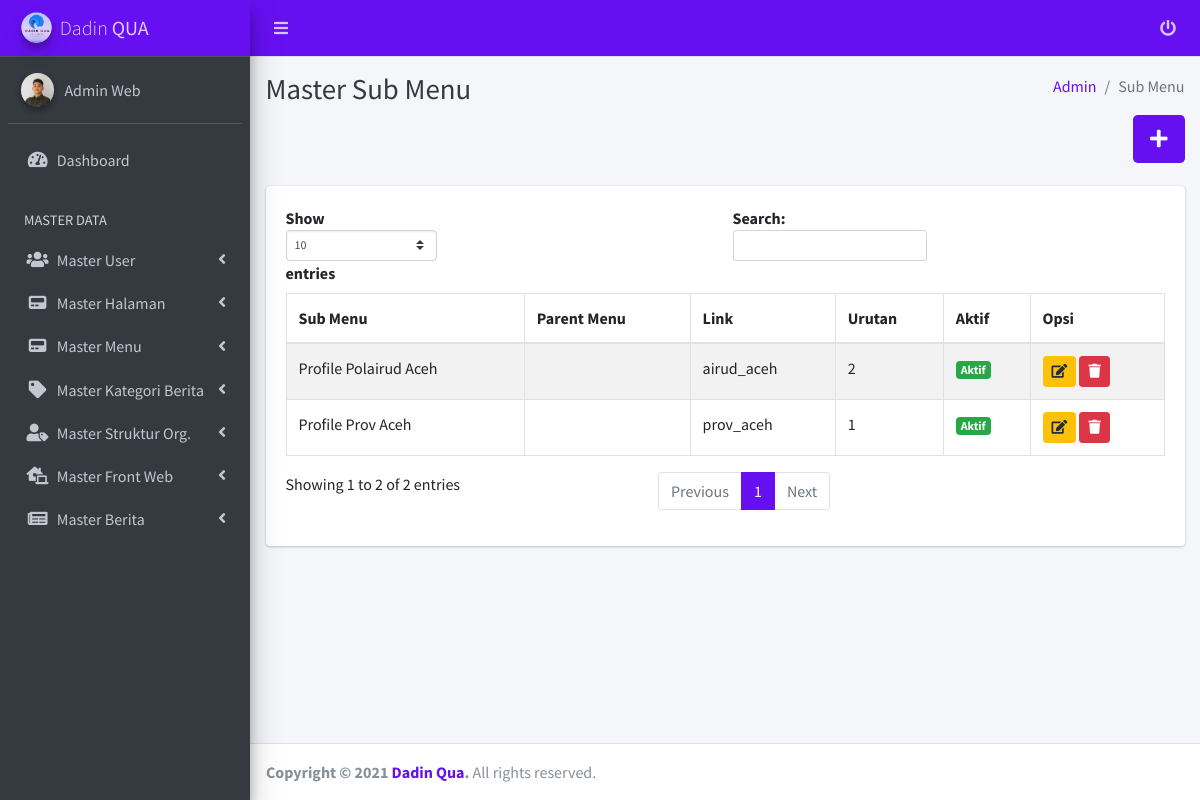
The app's page /manage/admin/submenu.php (signed in) with its own data.
### tables this page shows
CREATE TABLE `users` (
  `id` int(11) NOT NULL,
  `username` varchar(255) NOT NULL,
  `password` varchar(255) NOT NULL,
  `nama` varchar(255) NOT NULL,
  `level` int(11) NOT NULL,
  `aktif` int(11) NOT NULL,
  `email` varchar(255) NOT NULL,
  `foto` varchar(255) NOT NULL,
  `created_at` timestamp NOT NULL DEFAULT CURRENT_TIMESTAMP,
  `updated_at` datetime DEFAULT NULL
);

CREATE TABLE `submenu` (
  `id_submenu` int(11) NOT NULL,
  `submenu` varchar(120) NOT NULL,
  `link_submenu` text NOT NULL,
  `aktif` int(11) NOT NULL,
  `urutan_submenu` int(11) NOT NULL,
  `id_menu` int(11) NOT NULL
);

### manage/admin/submenu.php (the view, shortened to what this page needs)
<?php
require '../functions.php';
$q_submenu = mysqli_query($conn, "SELECT * FROM submenu ORDER BY id_submenu DESC");
 ?>
<!DOCTYPE html>
<html lang="en">
<head>
  <?php include('inc_head.php'); ?>
</head>
<body class="hold-transition sidebar-mini accent-indigo">
<div class="wrapper">
  <?php include('inc_navbar.php'); ?>
  <?php include('inc_sidebar.php'); ?>
  <div class="content-wrapper">
    <div class="content-header">
      <div class="container-fluid">
        <div class="row mb-2">
          <div class="col-sm-6">
            <h1 class="m-0 text-dark">Master Sub Menu</h1>
          </div>
          <div class="col-sm-6">
            <ol class="breadcrumb float-sm-right">
              <li class="breadcrumb-item"><a href="#">Admin</a></li>
              <li class="breadcrumb-item active">Sub Menu</li>
            </ol>
          </div>
        </div>
        <div class="row mb-2">
        	<div class="col-sm-12 text-right">
        		<a href="submenu/add" class="btn bg-indigo btn-lg"><i class="fas fa-plus"></i></a>
        	</div>
        </div>
      </div>
    </div>
    <section class="content">
      <div class="container-fluid">
        <div class="row">
          <div class="col-12">
            <div class="card">
              <div class="card-body">
                <table id="example1" class="table table-bordered table-striped">
                  <thead>
                  <tr>
                    <th>Sub Menu</th>
                    <th>Parent Menu</th>
                    <th>Link</th>
                    <th>Urutan</th>
                    <th>Aktif</th>
                    <th>Opsi</th>
                  </tr>
                  </thead>
                  <tbody>
                  <?php while($row = mysqli_fetch_assoc($q_submenu)): ?>
                  <tr>
                    <td><?= $row['submenu']; ?></td>
                    <td>
                    </td>
                    <td><?= $row['link_submenu']; ?></td>
                    <td><?= $row['urutan_submenu']; ?></td>
                    <td><?= get_status_galeri($row['aktif']); ?></td>
                    <td>
                    	<a href="submenu/edit/<?= base64_encode($row['id_submenu']); ?>/" class="btn btn-sm btn-warning"><i class="fas fa-edit"></i></a>
                    	<a href="#" id="<?= $row['id_submenu']; ?>" class="btn btn-sm btn-danger btn_hapus"><i class="fas fa-trash"></i></a>
                    </td>
                  </tr>
              	<?php endwhile; ?>
                </table>
              </div>
            </div>
          </div>
        </div>
      </div>
    </section>
  </div>
  <?php include('inc_footer.php'); ?>
</div>
</body>
</html>

### manage/admin/inc_sidebar.php (shortened to what this page needs)
<aside class="main-sidebar sidebar-dark-indigo elevation-4">
    <a href="dashboard" class="brand-link navbar-indigo">
      <img src="../../assets/images/dadinqua.png" alt="Dadin Qua Logo" class="brand-image img-circle elevation-3"
           style="opacity: .8">
      <span class="brand-text font-weight-light ">Dadin <b>QUA</b></span>
    </a>
    <div class="sidebar">
      <div class="user-panel mt-3 pb-3 mb-3 d-flex">
        <div class="image">
          <img src="<?= get_profile_foto($user_data['foto']); ?>" class="img-circle elevation-2" alt="User Image">
        </div>
        <div class="info">
          <a href="#" class="d-block"><?= $user_data['nama']; ?></a>
        </div>
      </div>
      <nav class="mt-2">
        <ul class="nav nav-pills nav-sidebar flex-column" data-widget="treeview" role="menu" data-accordion="false">
          <li class="nav-item">
            <a href="dashboard" class="nav-link <?= active('dashboard'); ?>">
              <i class="nav-icon fas fa-tachometer-alt"></i>
              <p>
                Dashboard
              </p>
            </a>
          </li>
          <li class="nav-header">MASTER DATA</li>
          <li class="nav-item has-treeview <?= active('users', true); ?>">
            <a href="#" class="nav-link <?= active('users'); ?>">
              <i class="nav-icon fas fa-users"></i>
              <p>
                Master User
                <i class="right fas fa-angle-left"></i>
              </p>
            </a>
          </li>
          <li class="nav-item has-treeview <?= active('pages', true); ?>">
            <a href="#" class="nav-link <?= active('pages'); ?>">
              <i class="nav-icon fas fa-pager"></i>
              <p>
                Master Halaman
                <i class="right fas fa-angle-left"></i>
              </p>
            </a>
          </li>
          <li class="nav-item has-treeview <?= active('menu', true); ?>">
            <a href="#" class="nav-link <?= active('menu'); ?>">
              <i class="nav-icon fas fa-pager"></i>
              <p>
                Master Menu
                <i class="right fas fa-angle-left"></i>
              </p>
            </a>
          </li>
          <li class="nav-item has-treeview <?= active('kategori', true); ?>">
            <a href="#" class="nav-link <?= active('kategori'); ?>">
              <i class="nav-icon fas fa-tag"></i>
              <p>
                Master Kategori Berita
                <i class="right fas fa-angle-left"></i>
              </p>
            </a>
          </li>
          <li class="nav-item has-treeview <?= active('member', true); ?>">
            <a href="#" class="nav-link <?= active('member'); ?>">
              <i class="nav-icon fas fa-user-tag"></i>
              <p>
                Master Struktur Org.
                <i class="right fas fa-angle-left"></i>
              </p>
            </a>
          </li>
          <li class="nav-item has-treeview <?= active('galeri', true); ?> <?= active('dirpolairud', true); ?> <?= active('kontak', true); ?> <?= active('faq', true); ?>">
            <a href="#" class="nav-link <?= active('galeri'); ?> <?= active('dirpolairud'); ?> <?= active('kontak'); ?> <?= active('faq'); ?>">
              <i class="nav-icon fas fa-laptop-house"></i>
              <p>
                Master Front Web
                <i class="right fas fa-angle-left"></i>
              </p>
            </a>
          </li>
          <li class="nav-item has-treeview <?= active('berita', true); ?>">
            <a href="#" class="nav-link <?= active('berita'); ?>">
              <i class="nav-icon fas fa-newspaper"></i>
              <p>
                Master Berita
                <i class="right fas fa-angle-left"></i>
              </p>
            </a>
          </li>
        </ul>
      </nav>
    </div>
  </aside>

### manage/functions.php (shortened to what this page needs)
<?php
function get_status_galeri($status){
	switch ($status) {
		case '1':
			return "<span class='badge badge-success'>Aktif</span>";
			break;
	}
}
function active($currect_page, $open = false){
  $url_array =  explode('/', $_SERVER['REQUEST_URI']) ;
  $url = end($url_array);
  if($currect_page == $url){
      if ($open == true) {
        echo 'active menu-open';
      }else{
        echo 'active';
      }
  }
}
function get_profile_foto($foto) {
	if ($foto == '') {
		$foto = '../upload/default_photo.jpg';
		return $foto;
	}else{
		$foto = '../upload/'.$foto;
		return $foto;
	}
}
?>

### records on screen
users: foto (picture), nama "Admin Web"
submenu: submenu "Profile Polairud Aceh", link_submenu "airud_aceh", urutan_submenu "2", aktif "Aktif"
submenu: submenu "Profile Prov Aceh", link_submenu "prov_aceh", urutan_submenu "1", aktif "Aktif"
